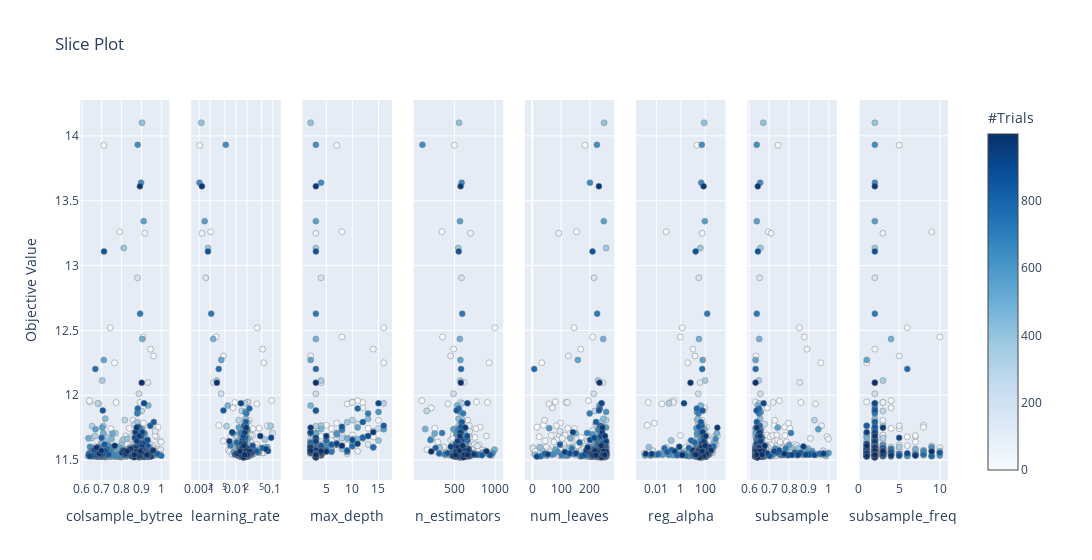

Notebook cell for this chart:
### Code cell
plot_slice(study)

### Figure 1 — Plotly figure (JSON) as saved in the notebook; plotly's stock layout.template omitted (floating-point values rounded to 4 significant figures; data arrays with more than 128 entries replaced by an {"elided": "..."} marker saying what was removed)
{"data": [{"marker": {"color": {"elided": "1000 int values"}, "colorbar": {"title": {"text": "#Trials"}, "x": 1, "xpad": 40}, "colorscale": [[0, "rgb(247,251,255)"], [0.125, "rgb(222,235,247)"], [0.25, "rgb(198,219,239)"], [0.375, "rgb(158,202,225)"], [0.5, "rgb(107,174,214)"], [0.625, "rgb(66,146,198)"], [0.75, "rgb(33,113,181)"], [0.875, "rgb(8,81,156)"], [1, "rgb(8,48,107)"]], "line": {"color": "Grey", "width": 0.5}, "showscale": true}, "mode": "markers", "showlegend": false, "type": "scatter", "x": {"elided": "1000 float values"}, "xaxis": "x", "y": {"elided": "1000 float values"}, "yaxis": "y"}, {"marker": {"color": {"elided": "1000 int values"}, "colorbar": {"title": {"text": "#Trials"}, "x": 1, "xpad": 40}, "colorscale": [[0, "rgb(247,251,255)"], [0.125, "rgb(222,235,247)"], [0.25, "rgb(198,219,239)"], [0.375, "rgb(158,202,225)"], [0.5, "rgb(107,174,214)"], [0.625, "rgb(66,146,198)"], [0.75, "rgb(33,113,181)"], [0.875, "rgb(8,81,156)"], [1, "rgb(8,48,107)"]], "line": {"color": "Grey", "width": 0.5}, "showscale": false}, "mode": "markers", "showlegend": false, "type": "scatter", "x": {"elided": "1000 float values"}, "xaxis": "x2", "y": {"elided": "1000 float values"}, "yaxis": "y2"}, {"marker": {"color": {"elided": "1000 int values"}, "colorbar": {"title": {"text": "#Trials"}, "x": 1, "xpad": 40}, "colorscale": [[0, "rgb(247,251,255)"], [0.125, "rgb(222,235,247)"], [0.25, "rgb(198,219,239)"], [0.375, "rgb(158,202,225)"], [0.5, "rgb(107,174,214)"], [0.625, "rgb(66,146,198)"], [0.75, "rgb(33,113,181)"], [0.875, "rgb(8,81,156)"], [1, "rgb(8,48,107)"]], "line": {"color": "Grey", "width": 0.5}, "showscale": false}, "mode": "markers", "showlegend": false, "type": "scatter", "x": {"elided": "1000 int values"}, "xaxis": "x3", "y": {"elided": "1000 float values"}, "yaxis": "y3"}, {"marker": {"color": {"elided": "1000 int values"}, "colorbar": {"title": {"text": "#Trials"}, "x": 1, "xpad": 40}, "colorscale": [[0, "rgb(247,251,255)"], [0.125, "rgb(222,235,247)"], [0.25, "rgb(198,219,239)"], [0.375, "rgb(158,202,225)"], [0.5, "rgb(107,174,214)"], [0.625, "rgb(66,146,198)"], [0.75, "rgb(33,113,181)"], [0.875, "rgb(8,81,156)"], [1, "rgb(8,48,107)"]], "line": {"color": "Grey", "width": 0.5}, "showscale": false}, "mode": "markers", "showlegend": false, "type": "scatter", "x": {"elided": "1000 int values"}, "xaxis": "x4", "y": {"elided": "1000 float values"}, "yaxis": "y4"}, {"marker": {"color": {"elided": "1000 int values"}, "colorbar": {"title": {"text": "#Trials"}, "x": 1, "xpad": 40}, "colorscale": [[0, "rgb(247,251,255)"], [0.125, "rgb(222,235,247)"], [0.25, "rgb(198,219,239)"], [0.375, "rgb(158,202,225)"], [0.5, "rgb(107,174,214)"], [0.625, "rgb(66,146,198)"], [0.75, "rgb(33,113,181)"], [0.875, "rgb(8,81,156)"], [1, "rgb(8,48,107)"]], "line": {"color": "Grey", "width": 0.5}, "showscale": false}, "mode": "markers", "showlegend": false, "type": "scatter", "x": {"elided": "1000 int values"}, "xaxis": "x5", "y": {"elided": "1000 float values"}, "yaxis": "y5"}, {"marker": {"color": {"elided": "1000 int values"}, "colorbar": {"title": {"text": "#Trials"}, "x": 1, "xpad": 40}, "colorscale": [[0, "rgb(247,251,255)"], [0.125, "rgb(222,235,247)"], [0.25, "rgb(198,219,239)"], [0.375, "rgb(158,202,225)"], [0.5, "rgb(107,174,214)"], [0.625, "rgb(66,146,198)"], [0.75, "rgb(33,113,181)"], [0.875, "rgb(8,81,156)"], [1, "rgb(8,48,107)"]], "line": {"color": "Grey", "width": 0.5}, "showscale": false}, "mode": "markers", "showlegend": false, "type": "scatter", "x": {"elided": "1000 float values"}, "xaxis": "x6", "y": {"elided": "1000 float values"}, "yaxis": "y6"}, {"marker": {"color": {"elided": "1000 int values"}, "colorbar": {"title": {"text": "#Trials"}, "x": 1, "xpad": 40}, "colorscale": [[0, "rgb(247,251,255)"], [0.125, "rgb(222,235,247)"], [0.25, "rgb(198,219,239)"], [0.375, "rgb(158,202,225)"], [0.5, "rgb(107,174,214)"], [0.625, "rgb(66,146,198)"], [0.75, "rgb(33,113,181)"], [0.875, "rgb(8,81,156)"], [1, "rgb(8,48,107)"]], "line": {"color": "Grey", "width": 0.5}, "showscale": false}, "mode": "markers", "showlegend": false, "type": "scatter", "x": {"elided": "1000 float values"}, "xaxis": "x7", "y": {"elided": "1000 float values"}, "yaxis": "y7"}, {"marker": {"color": {"elided": "1000 int values"}, "colorbar": {"title": {"text": "#Trials"}, "x": 1, "xpad": 40}, "colorscale": [[0, "rgb(247,251,255)"], [0.125, "rgb(222,235,247)"], [0.25, "rgb(198,219,239)"], [0.375, "rgb(158,202,225)"], [0.5, "rgb(107,174,214)"], [0.625, "rgb(66,146,198)"], [0.75, "rgb(33,113,181)"], [0.875, "rgb(8,81,156)"], [1, "rgb(8,48,107)"]], "line": {"color": "Grey", "width": 0.5}, "showscale": false}, "mode": "markers", "showlegend": false, "type": "scatter", "x": {"elided": "1000 int values"}, "xaxis": "x8", "y": {"elided": "1000 float values"}, "yaxis": "y8"}], "layout": {"title": {"text": "Slice Plot"}, "width": 2400, "xaxis": {"anchor": "y", "domain": [0, 0.1031], "title": {"text": "colsample_bytree"}}, "xaxis2": {"anchor": "y2", "domain": [0.1281, 0.2312], "title": {"text": "learning_rate"}, "type": "log"}, "xaxis3": {"anchor": "y3", "domain": [0.2562, 0.3594], "title": {"text": "max_depth"}}, "xaxis4": {"anchor": "y4", "domain": [0.3844, 0.4875], "title": {"text": "n_estimators"}}, "xaxis5": {"anchor": "y5", "domain": [0.5125, 0.6156], "title": {"text": "num_leaves"}}, "xaxis6": {"anchor": "y6", "domain": [0.6406, 0.7438], "title": {"text": "reg_alpha"}, "type": "log"}, "xaxis7": {"anchor": "y7", "domain": [0.7688, 0.8719], "title": {"text": "subsample"}}, "xaxis8": {"anchor": "y8", "domain": [0.8969, 1], "title": {"text": "subsample_freq"}}, "yaxis": {"anchor": "x", "domain": [0, 1], "title": {"text": "Objective Value"}}, "yaxis2": {"anchor": "x2", "domain": [0, 1], "matches": "y", "showticklabels": false}, "yaxis3": {"anchor": "x3", "domain": [0, 1], "matches": "y", "showticklabels": false}, "yaxis4": {"anchor": "x4", "domain": [0, 1], "matches": "y", "showticklabels": false}, "yaxis5": {"anchor": "x5", "domain": [0, 1], "matches": "y", "showticklabels": false}, "yaxis6": {"anchor": "x6", "domain": [0, 1], "matches": "y", "showticklabels": false}, "yaxis7": {"anchor": "x7", "domain": [0, 1], "matches": "y", "showticklabels": false}, "yaxis8": {"anchor": "x8", "domain": [0, 1], "matches": "y", "showticklabels": false}}}
